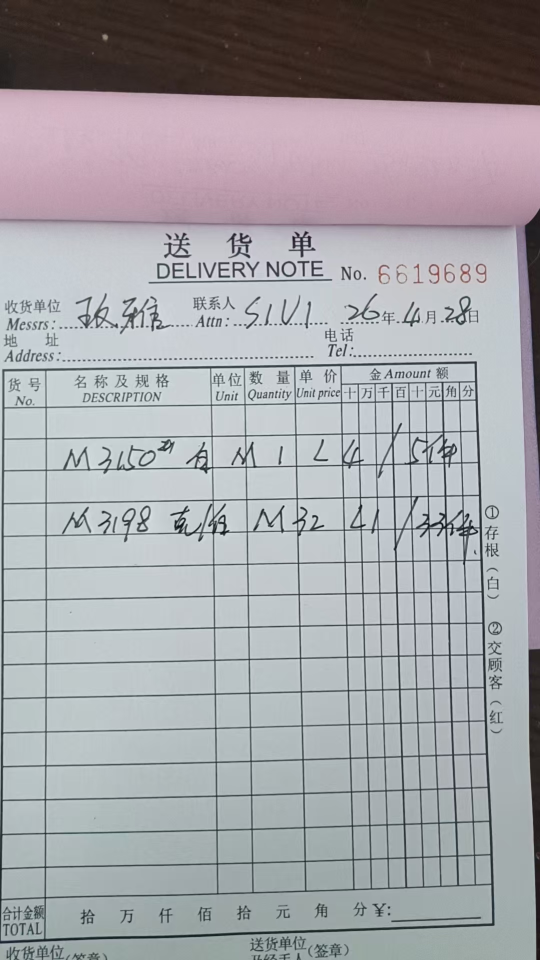
#> input picture data/inbound/test/0.jpg, 1080 x 1920 px (shown at 1/2 size)
$ python test_text_orientation.py --image ../data/inbound/test/0.jpg
#> lines starting #> are read from the running program, lines starting #| are printed output that depends on the picture
### src/delivery_vlm/preprocess/geometry.py
"""
图像几何前置：文字方向检测转正（PULC）+ 透视矫正。
供 ``preprocess.image.preprocess_image`` 或单独调用。
"""

from __future__ import annotations

from pathlib import Path
from typing import Any

import cv2
import numpy as np

from delivery_vlm.preprocess.perspective_rectify import (
    perspective_options_from_config,
    rectify_largest_quad_to_rectangle,
)

try:
    from PIL import Image, ImageOps
except Exception:  # noqa: BLE001
    Image = None  # type: ignore[assignment]
    ImageOps = None  # type: ignore[assignment]


def rotate_90_bgr(img: np.ndarray, k: int) -> np.ndarray:
    """k=0/1/2/3 对应 0°/90°/180°/270°（顺时针 90° 为 1）。"""
    kk = int(k) % 4
    if kk == 0:
        return img
    if kk == 1:
        return cv2.rotate(img, cv2.ROTATE_90_CLOCKWISE)
    if kk == 2:
        return cv2.rotate(img, cv2.ROTATE_180)
    return cv2.rotate(img, cv2.ROTATE_90_COUNTERCLOCKWISE)


def load_bgr(path: Path, *, auto_exif: bool = True) -> np.ndarray:
    """读取为 BGR uint8；优先 EXIF 方向纠正。"""
#> called with auto_exif = False
    img: np.ndarray | None = None
    if auto_exif and Image is not None and ImageOps is not None:
        try:
            with Image.open(path) as im:
                im2 = ImageOps.exif_transpose(im)
                arr = np.array(im2.convert("RGB"))
                img = cv2.cvtColor(arr, cv2.COLOR_RGB2BGR)
        except Exception:  # noqa: BLE001
            img = None
    if img is None:
        img = cv2.imdecode(np.fromfile(str(path), dtype=np.uint8), cv2.IMREAD_COLOR)
#> img is the input picture: shape (1920, 1080, 3); mean B, G, R 167.6, 163.6, 163.4
#> in rotate_90_bgr, `return cv2.rotate(img, cv2.ROTATE_90_CLOCKWISE)`:
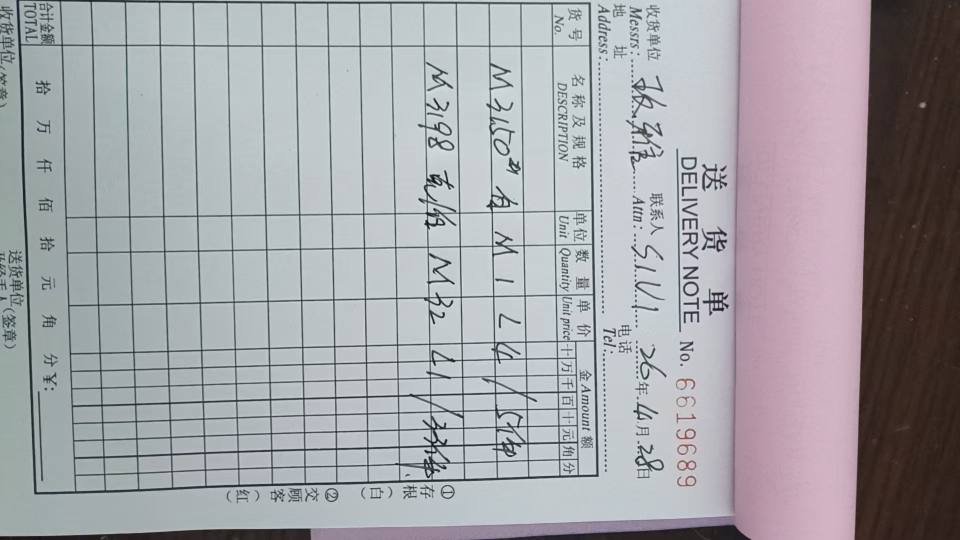
#> returned value: shape (1080, 1920, 3) (shown at 1/2 size); mean of channels 0, 1, 2 167.6, 163.6, 163.4; drawn as B, G, R
    if img is None:
        raise ValueError(f"无法读取图像: {path}")
    return img


# [49 lines left out: function apply_rotate_and_deskew, not called in this run]

### src/delivery_vlm/preprocess/ocr_rotate.py
"""
文字方向检测（0/90/180/270°）并转正。

当前实现使用 PaddleClas PULC 的 ``text_image_orientation``（更快，专注方向而非识别内容）：

- 配置 ``preprocess.auto_rotate_ocr.method: pulc`` 启用
- 需安装：``pip install paddleclas``（以及其运行所需依赖）
"""

from __future__ import annotations

import re
from pathlib import Path
from typing import Any

import cv2
import numpy as np

from delivery_vlm.preprocess.geometry import rotate_90_bgr
from delivery_vlm.config import project_root

_PULC_CACHE: dict[str, Any] = {}


# [33 lines left out: functions ocr_rotate_options_from_config, _get_pulc_text_orientation, not called in this run]


class _PulcLegacyPredictor:
    """
    PaddlePaddle 3.x 默认推理可能要求 PIR 格式（inference.json），但 PaddleClas PULC
    仍会下载旧格式（inference.pdmodel/inference.pdiparams）。此类用旧格式显式加载，
    作为 Windows 环境下的兼容兜底。
    """

    # [72 lines left out: functions __init__, _preprocess, predict_k, not called in this run]


def _resolve_text_image_orientation_model_dir() -> Path:
    """
    优先使用项目内置模型目录：

    - <project_root>/models/text_image_orientation/

    若不存在则回退到 PaddleClas 默认缓存目录：

    - ~/.paddleclas/inference_model/PULC/text_image_orientation/
    """
    p0 = (project_root() / "models" / "text_image_orientation").resolve()
    if (p0 / "inference.pdmodel").is_file() and (p0 / "inference.pdiparams").is_file():
        return p0
    return (Path.home() / ".paddleclas" / "inference_model" / "PULC" / "text_image_orientation").resolve()


def _get_pulc_legacy_predictor() -> _PulcLegacyPredictor:
    key = "pulc_legacy_text_image_orientation"
    cached = _PULC_CACHE.get(key)
    if cached is not None:
        return cached
    model_dir = _resolve_text_image_orientation_model_dir()
    pred = _PulcLegacyPredictor(str(model_dir))
    _PULC_CACHE[key] = pred
    return pred


# [58 lines left out: function _parse_pulc_orientation_to_k, not called in this run]


def auto_rotate_upright_pulc_bgr(
    img_bgr: np.ndarray,
    *,
    max_long_edge: int = 1200,
) -> tuple[np.ndarray, int, dict[str, Any]]:
    """
    使用 PaddleClas PULC 的 ``text_image_orientation`` 预测整页方向（0/90/180/270），并旋转为正向。
    返回旋转后的 **全分辨率** 图、顺时针 90° 步数 ``k``、以及预测元数据。
    """
    meta: dict[str, Any] = {}
    if img_bgr.ndim != 3 or img_bgr.shape[2] != 3:
        meta["skipped"] = "not_bgr"
        return img_bgr, 0, meta

    legacy: _PulcLegacyPredictor | None = None
    try:
        legacy = _get_pulc_legacy_predictor()
    except ImportError:
        meta["skipped"] = "paddlepaddle_not_installed"
        return img_bgr, 0, meta
    except Exception as e:  # noqa: BLE001
        meta["skipped"] = "pulc_model_load_failed"
        meta["model_dir"] = str(_resolve_text_image_orientation_model_dir())
        meta["error"] = f"{type(e).__name__}: {e}"
        return img_bgr, 0, meta

    h, w = img_bgr.shape[:2]
    work = img_bgr
    if max_long_edge > 0:
        long = max(h, w)
        if long > max_long_edge:
            sc = max_long_edge / float(long)
            work = cv2.resize(img_bgr, (int(w * sc), int(h * sc)), interpolation=cv2.INTER_AREA)

    # PaddleClas 对输入类型的兼容性在不同版本间可能有差异；优先传 ndarray，失败再走临时文件。
    try:
        pred_k, lmeta = legacy.predict_k(work)
    except Exception as e:  # noqa: BLE001
        meta["skipped"] = "pulc_predict_failed"
        meta["error"] = f"{type(e).__name__}: {e}"
        return img_bgr, 0, meta
    meta["pulc"] = lmeta
    meta["model_dir"] = str(_resolve_text_image_orientation_model_dir())

    # pred_k 表示“当前图像的 90°朝向”，要转正则应用其反向旋转
    apply_k = (-int(pred_k)) % 4
    # 业务约束：不允许 180° 转正（k=2）
    if apply_k == 2:
        meta["pulc_180_blocked"] = True
        meta["pulc_apply_k_raw"] = 2
        apply_k = 0
    meta["pulc_apply_k"] = apply_k
    out = rotate_90_bgr(img_bgr, apply_k)
    return out, apply_k, meta

### scripts/test_text_orientation.py
from __future__ import annotations

import argparse
from pathlib import Path

import cv2
import numpy as np

from delivery_vlm.preprocess.geometry import load_bgr, rotate_90_bgr
from delivery_vlm.preprocess.ocr_rotate import auto_rotate_upright_pulc_bgr


def _mk_demo_image(path: Path) -> None:
    img = np.full((420, 860, 3), 255, dtype=np.uint8)
    cv2.putText(img, "NO. 12345", (40, 120), cv2.FONT_HERSHEY_SIMPLEX, 1.8, (0, 0, 0), 3)
    cv2.putText(img, "Shipped Qty: 18", (40, 210), cv2.FONT_HERSHEY_SIMPLEX, 1.4, (0, 0, 0), 2)
    cv2.putText(img, "2026-04-29", (40, 300), cv2.FONT_HERSHEY_SIMPLEX, 1.6, (0, 0, 0), 3)
    ok, buf = cv2.imencode(".png", img)
    if not ok:
        raise RuntimeError("encode demo png failed")
    path.parent.mkdir(parents=True, exist_ok=True)
    buf.tofile(str(path))


def main() -> None:
    ap = argparse.ArgumentParser()
    ap.add_argument("--image", type=str, default="", help="待测试图片路径；不传则自动生成 demo 图")
    ap.add_argument("--rotate-k", type=int, default=1, help="先人为顺时针旋转 90°k，用于测试方向检测")
    ap.add_argument("--method", type=str, default="pulc", choices=["pulc"], help="方向检测方法")
    args = ap.parse_args()

    if args.image:
        p = Path(args.image)
    else:
        p = Path("data/out/_demo_orientation/demo.png")
        _mk_demo_image(p)

    img = load_bgr(p, auto_exif=False)
    img = rotate_90_bgr(img, int(args.rotate_k))

    out, k, meta = auto_rotate_upright_pulc_bgr(img, max_long_edge=1200)

    out_p = Path("data/out/_demo_orientation/out.png")
    out_p.parent.mkdir(parents=True, exist_ok=True)
    ok, buf = cv2.imencode(".png", out)
    if ok:
        buf.tofile(str(out_p))

    print(f"method={args.method} predicted_k={k} out={out_p}")
    print(meta)


if __name__ == "__main__":
    main()
#> (the call stopped at in _resolve_text_image_orientation_model_dir, `p0 = (project_root() / "models" / "text_image_orientation").resolve()`: delivery_vlm is not available in this run)

$ run again, on data/inbound/test/10.jpg
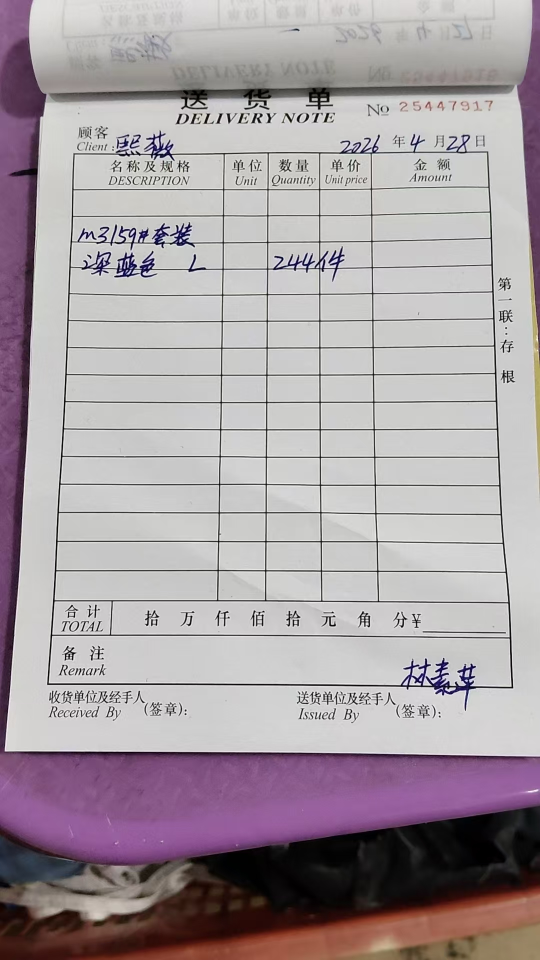
#> input picture data/inbound/test/10.jpg, 1080 x 1920 px (shown at 1/2 size)
#> in load_bgr, img is the input picture: shape (1920, 1080, 3); mean B, G, R 163.5, 158.8, 168.2
#> in rotate_90_bgr, `return cv2.rotate(img, cv2.ROTATE_90_CLOCKWISE)`:
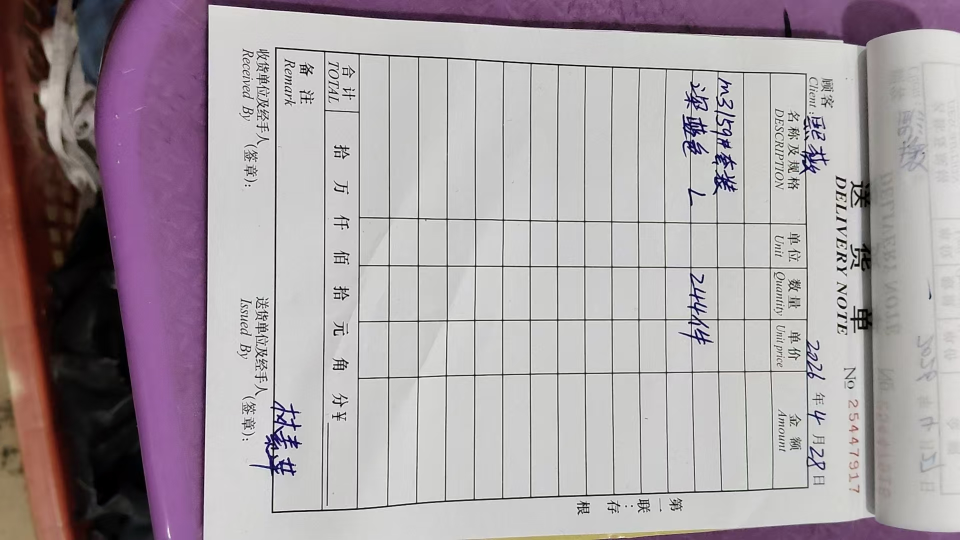
#> returned value: shape (1080, 1920, 3) (shown at 1/2 size); mean of channels 0, 1, 2 163.5, 158.8, 168.2; drawn as B, G, R

$ run again, on data/inbound/test/11.jpg
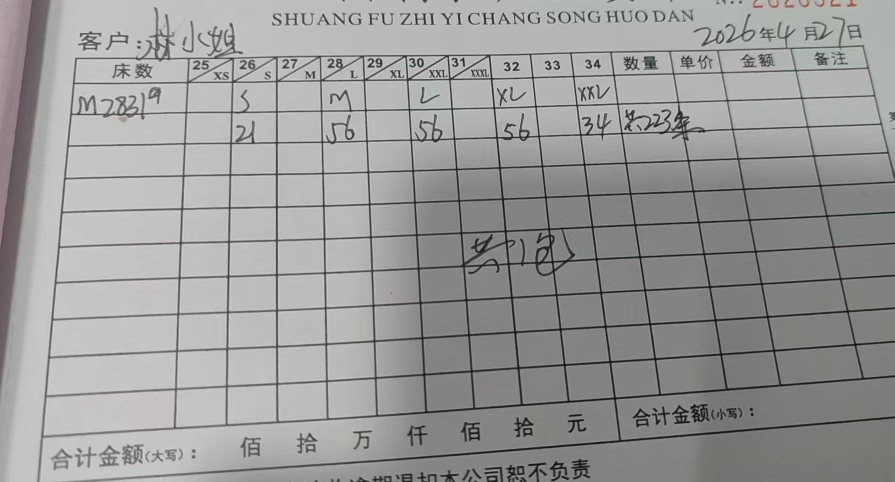
#> input picture data/inbound/test/11.jpg, 1789 x 964 px (shown at 1/2 size)
#> in load_bgr, img is the input picture: shape (964, 1789, 3); mean B, G, R 152.4, 154.5, 154.8
#> in rotate_90_bgr, `return cv2.rotate(img, cv2.ROTATE_90_CLOCKWISE)`:
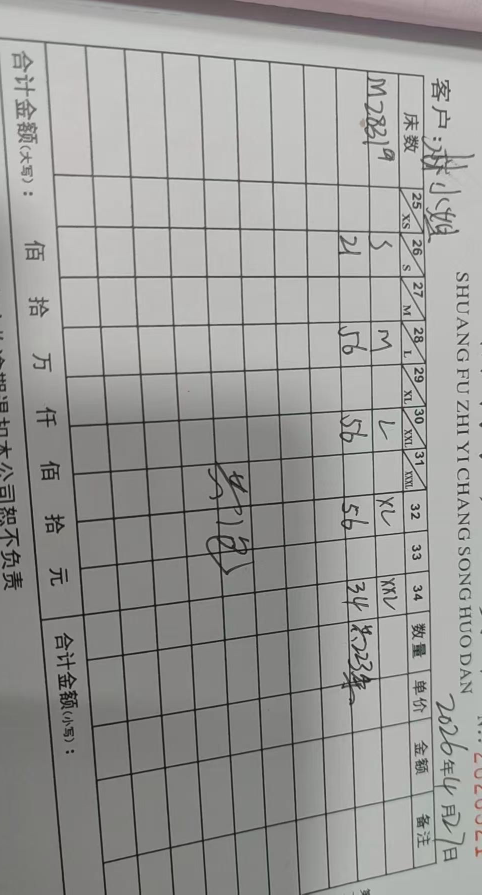
#> returned value: shape (1789, 964, 3) (shown at 1/2 size); mean of channels 0, 1, 2 152.4, 154.5, 154.8; drawn as B, G, R

$ run again, on data/inbound/test/12.jpg
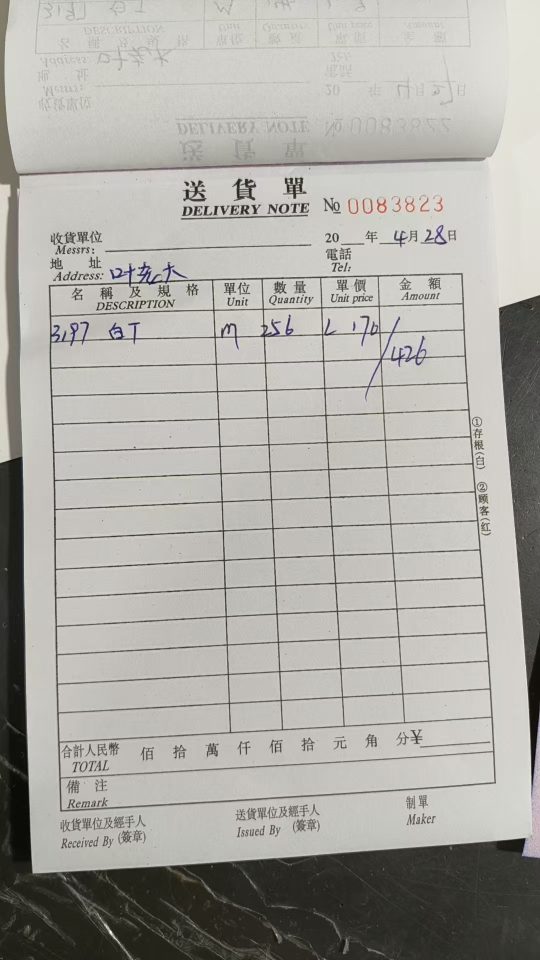
#> input picture data/inbound/test/12.jpg, 1080 x 1920 px (shown at 1/2 size)
#> in load_bgr, img is the input picture: shape (1920, 1080, 3); mean B, G, R 164.9, 170.2, 171.8
#> in rotate_90_bgr, `return cv2.rotate(img, cv2.ROTATE_90_CLOCKWISE)`:
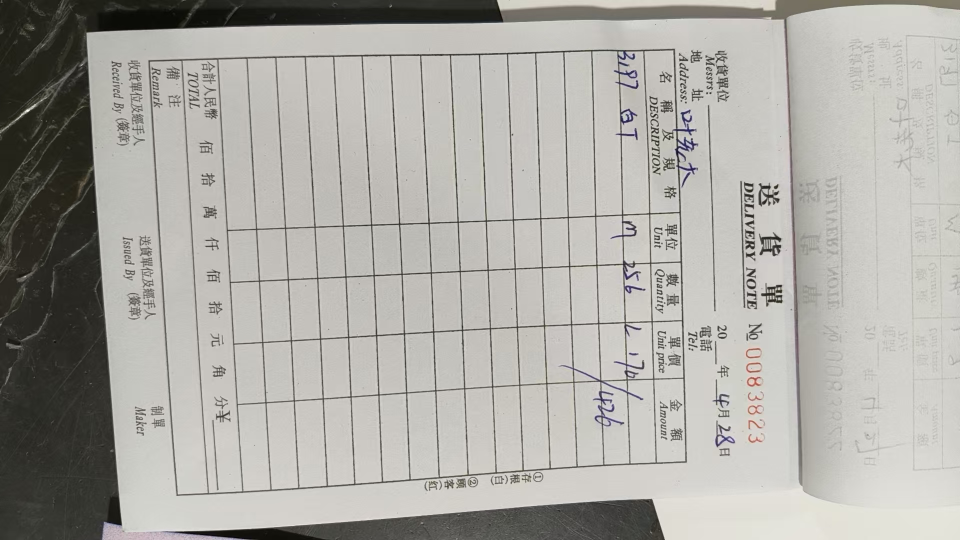
#> returned value: shape (1080, 1920, 3) (shown at 1/2 size); mean of channels 0, 1, 2 164.9, 170.2, 171.8; drawn as B, G, R
